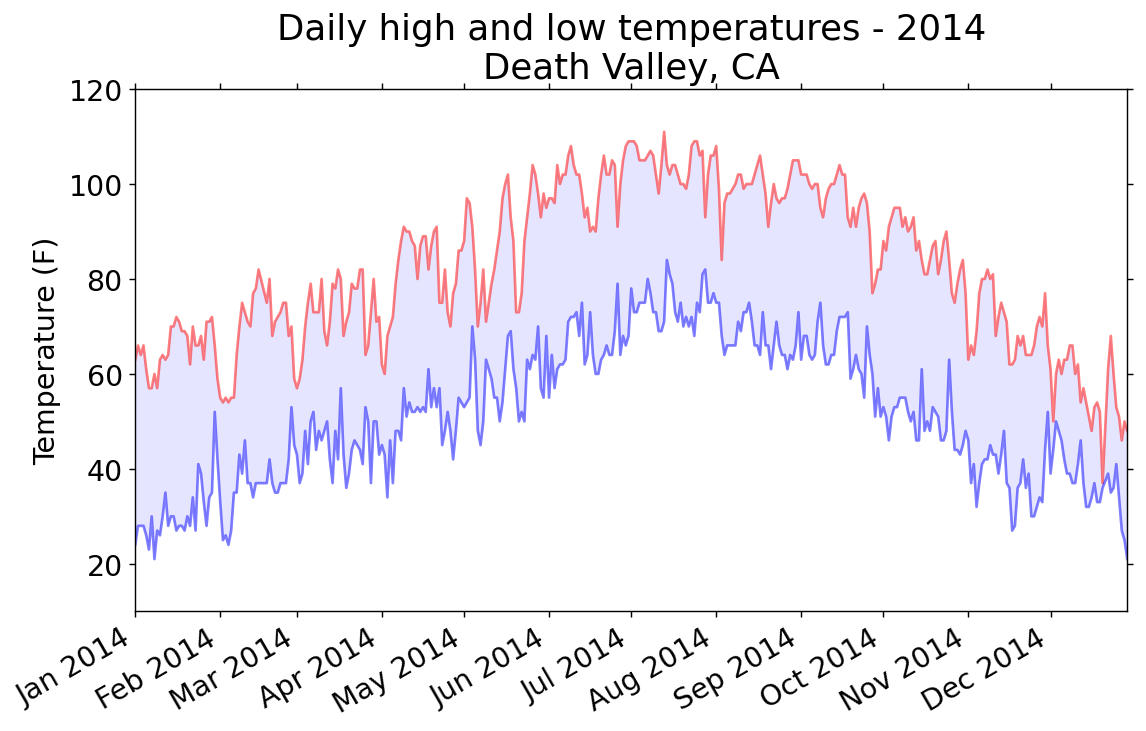

This chart was generated by the following Python code:
# 导入必要的模块
import csv
from datetime import datetime
from matplotlib import pyplot as plt
from matplotlib import dates as mdates

# 从文件中获取日期、最高气温和最低气温
filename = '/home/yyh/Documents/VSCode_work/chapter16/death_valley_2014.csv'
with open(filename) as f:
    reader = csv.reader(f)
    header_row = next(reader)

    dates, highs, lows = [], [], []
    for row in reader:
        try:
            current_date = datetime.strptime(row[0], "%Y-%m-%d")
            high = int(row[1])
            low = int(row[3])
        except ValueError:
            print(current_date, 'missing data')
        else:
            dates.append(current_date)
            highs.append(high)
            lows.append(low)

# Plot data.
fig = plt.figure(dpi=128, figsize=(10, 6))
plt.plot(dates, highs, c='red', alpha=0.5)
plt.plot(dates, lows, c='blue', alpha=0.5)
plt.fill_between(dates, highs, lows, facecolor='blue', alpha=0.1)

# Format plot.
title = "Daily high and low temperatures - 2014\nDeath Valley, CA"
plt.title(title, fontsize=20)
plt.xlabel('', fontsize=16)
fig.autofmt_xdate()
plt.ylabel("Temperature (F)", fontsize=16)
plt.tick_params(axis='both', top=True, right=True, which='both', labelsize=16)
plt.ylim(10, 120)
plt.xlim(dates[0], dates[-1]) # 这样也可以的
plt.gca().xaxis.set_major_formatter(mdates.DateFormatter('%b %Y')) # 日期格式，%B为月份名，%b为月份名缩写

# plt.show()
plt.savefig("/home/yyh/Documents/VSCode_work/chapter16/chapter16_16_2_1", bbox_inches='tight')